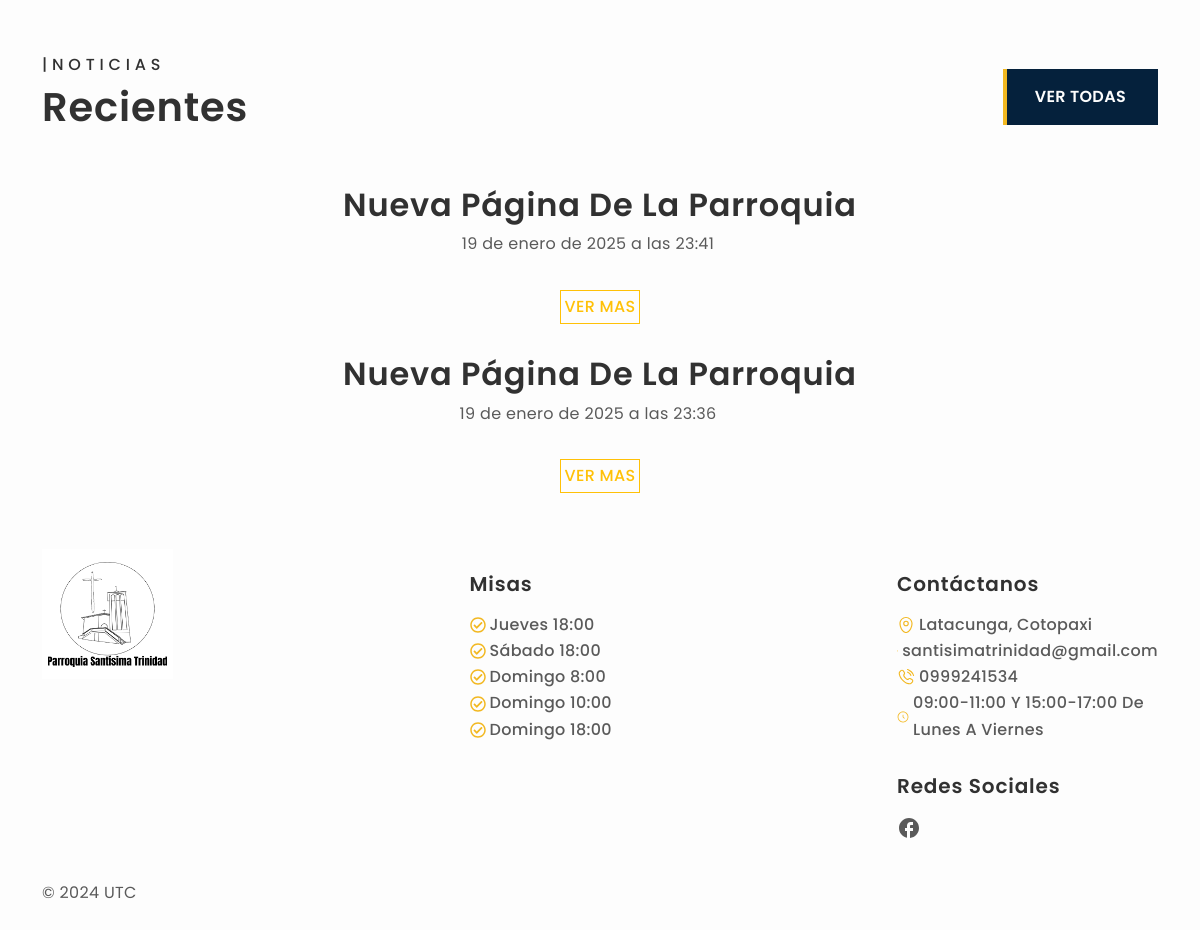
The app's page / (lower part), older data.
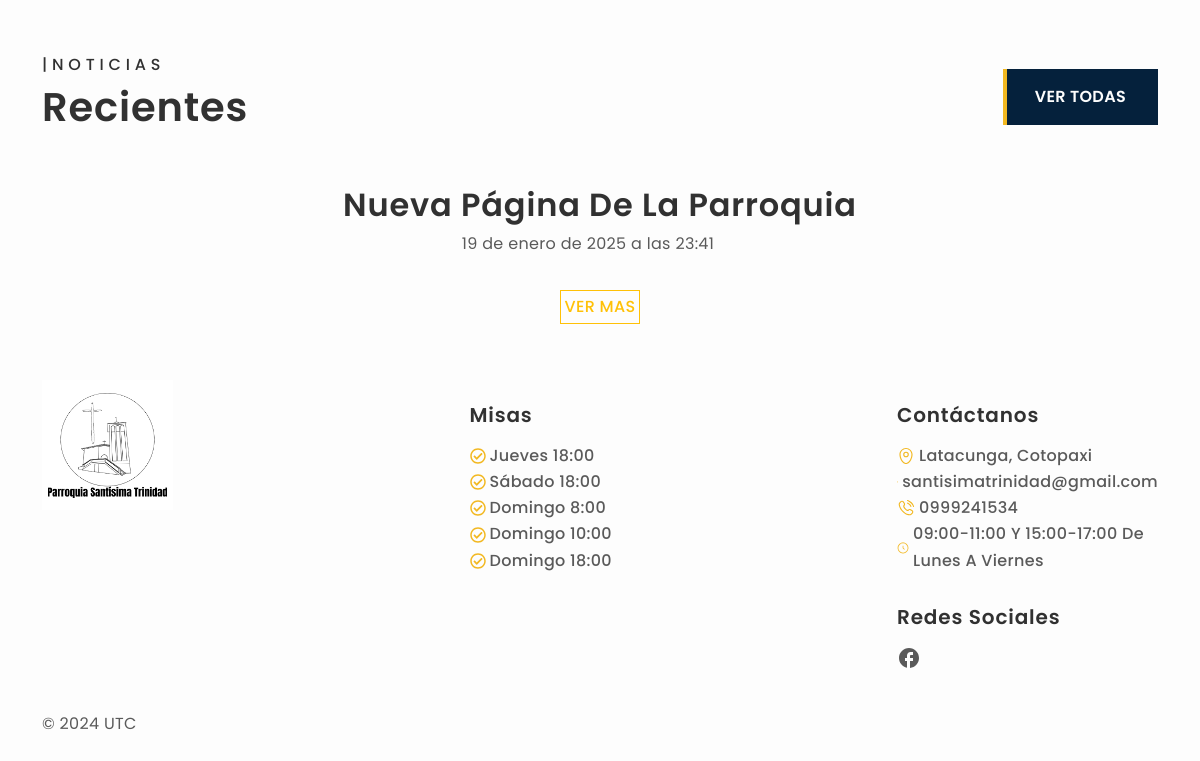
The same page, newer data.
### Apps/web/models.py (models this page shows, shortened)
class Noticia(models.Model):
    id = models.AutoField(primary_key=True)
    titulo = models.CharField(max_length=100)
    contenido = models.TextField()
    fecha = models.DateTimeField(auto_now_add=True)
    autor = models.ForeignKey(User, on_delete=models.DO_NOTHING)

### Apps/web/views.py (the view)
# urls.py: path('', views.index ),
def index(request):
    context = {
        'noticias': Noticia.objects.all().order_by('-fecha')[:4]
    }
    return render(request, 'index.html', context)

### Apps/web/templates/index.html (shortened to what this page needs)
{% extends 'base.html' %}
{% load static %}
{% block body %}
<section id="brands" class="padding-small">
</section>
<section id="blog">
  <div class="container">
    <div class="d-flex justify-content-between align-items-center">
      <div>
        <h6><span class="text">|</span>Noticias</h6>
        <h3 class="display-6 fw-semibold">Recientes</h3>
      </div>
      <div>
        <a href="/news/" class="btn btn-primary btn-slide hover-slide-right">
          <span>Ver Todas</span>
        </a>
      </div>
    </div>
    <div class="row mt-5" id="noticias">
      <div class="container">
        {% for n in noticias %}
          <div class=" row text-center mb-3">
            <h2>{{n.titulo}}</h2>
            <div class="row text-center">
                <p>{{n.fecha}}</p>
            </div>
            <div class="container d-flex justify-content-center mt-3 mb-3">
              <a href="/new/{{n.id}}" class="btn btn-outline-warning p-1" >Ver mas</a>
            </div>
          </div>
        {% endfor %}
      </div>
    </div>
  </div>
</section>
{% endblock  %}

Row changes from the older to the newer data that the page shows:
removed Noticia: titulo "Nueva Página De La Parroquia", fecha "19 de enero de 2025 a las 23:36"
